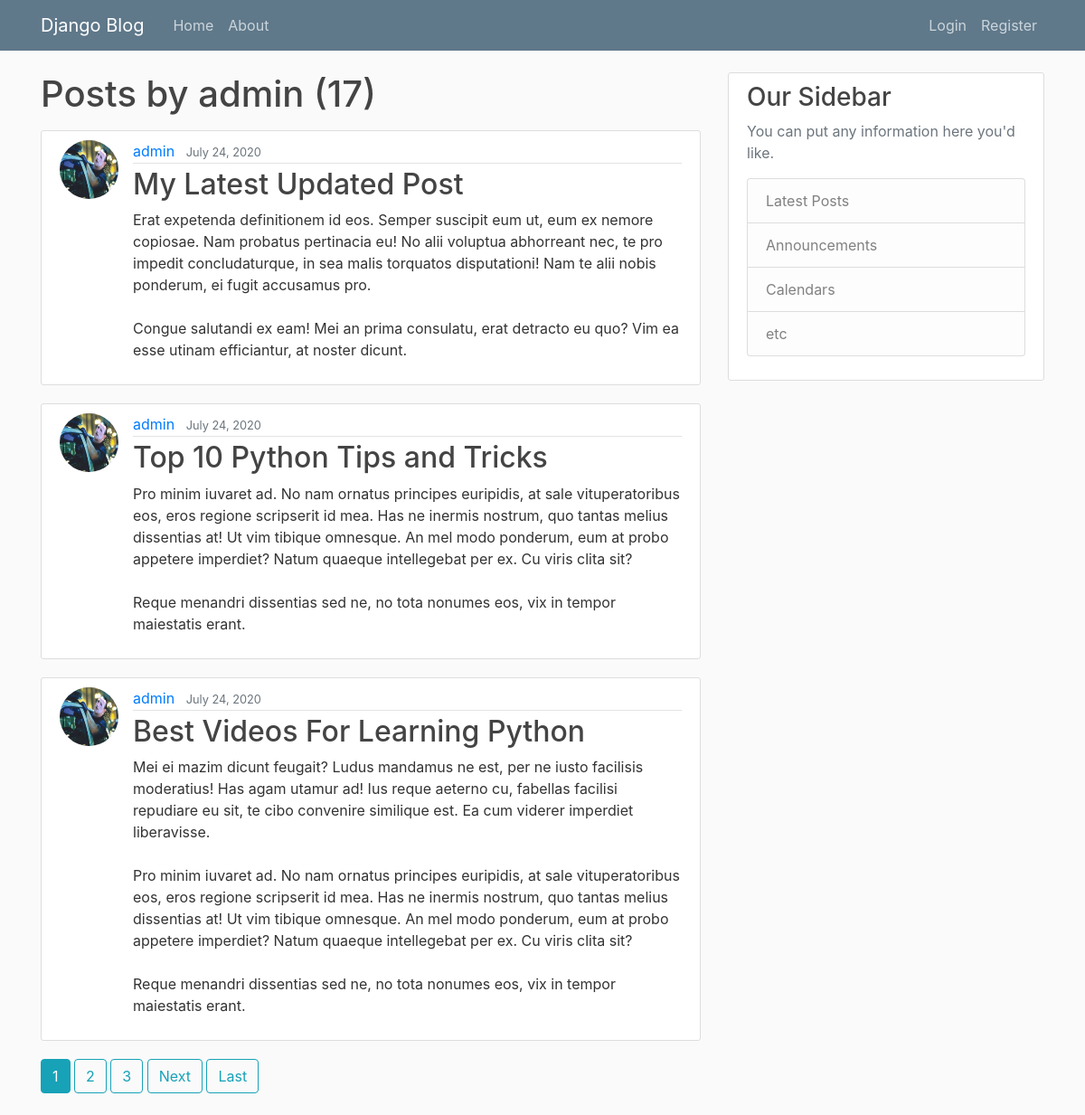
Screenshot of /user/admin with the database file from the repository.
### blog/models.py (models this page shows, shortened)
class Post(models.Model):
    title = models.CharField(max_length=100)
    content = models.TextField()
    date_posted = models.DateTimeField(default= timezone.now)
    author = models.ForeignKey(User, on_delete=models.CASCADE)

### users/models.py (models this page shows, shortened)
class Profile(models.Model):
    user = models.OneToOneField(User, on_delete=models.CASCADE)
    image = models.ImageField(default='default.jpg', upload_to='profile_pics')

### blog/views.py (the view)
# urls.py: path('user/<str:username>', UserPostListView.as_view(), name = 'user-posts'),
class UserPostListView(ListView):
    model = Post
    template_name = 'blog/user_posts.html'
    context_object_name = 'posts'
    ordering = ['-date_posted']
    paginate_by = 3
    def get_queryset(self):
        user = get_object_or_404(User, username=self.kwargs.get('username'))
        return Post.objects.filter(author=user).order_by('-date_posted')

### blog/templates/blog/user_posts.html (shortened to what this page needs)
{% extends 'blog/base.html' %}
{% block content %}
    <h1 class='mb-3'> Posts by {{view.kwargs.username}} ({{page_obj.paginator.count}})</h1>
	{%for post in posts%}
        <article class="media content-section">
            <img class='rounded-circle article-img' src='{{post.author.profile.image.url}}'>
            <div class="media-body">
                <div class="article-metadata">
                <a class="mr-2" href="{% url 'user-posts' post.author.username %}">{{ post.author }}</a>
                <small class="text-muted">{{ post.date_posted|date:'F d, Y' }}</small>
                </div>
                <h2><a class="article-title" href="{% url 'post-detail' post.id%}">{{ post.title }}</a></h2>
                <p class="article-content">{{ post.content }}</p>
            </div>
        </article>
    {% endfor %}
   {% if is_paginated %}
      {% for num in page_obj.paginator.page_range %}
        {% if page_obj.number == num %}
          <a class="btn btn-info mb-4" href="?page={{ num }}">{{ num }}</a>
        {% elif num > page_obj.number|add:'-3' and num < page_obj.number|add:'3' %}
          <a class="btn btn-outline-info mb-4" href="?page={{ num }}">{{ num }}</a>
        {% endif %}
      {% endfor %}
      {% if page_obj.has_next %}
        <a class="btn btn-outline-info mb-4" href="?page={{ page_obj.next_page_number }}">Next</a>
        <a class="btn btn-outline-info mb-4" href="?page={{ page_obj.paginator.num_pages }}">Last</a>
      {% endif %}
    {% endif %}
{% endblock content %}

### blog/static/blog/main.css (style rules this page uses)
body { background: #fafafa; color: #333333; margin-top: 5rem; }
h1, h2, h3, h4, h5, h6 { color: #444444; }
.content-section { background: #ffffff; padding: 10px 20px; border: 1px solid #dddddd; border-radius: 3px; margin-bottom: 20px; }
.article-title { color: #444444; }
.article-content { white-space: pre-line; }
.article-img { height: 65px; width: 65px; margin-right: 16px; }
.article-metadata { padding-bottom: 1px; margin-bottom: 4px; border-bottom: 1px solid #e3e3e3 }

### rows the page displays
Post: author.profile.image (picture), author "admin", date_posted "July 24, 2020", title "My Latest Updated Post", content "Erat expetenda definitionem id eos. Semper suscipit eum ut, eum ex nemore copiosae. Nam probatus pertinacia eu! No alii voluptua abhorreant nec, te pro impedit concludaturque, in sea malis torquatos disputationi! Nam te alii nobis ponderum, ei fugit accusamus pro. Congue salutandi ex eam! Mei an prima consulatu, erat detracto eu quo? Vim ea esse utinam efficiantur, at noster dicunt."
Post: author.profile.image (picture), author "admin", date_posted "July 24, 2020", title "Top 10 Python Tips and Tricks", content "Pro minim iuvaret ad. No nam ornatus principes euripidis, at sale vituperatoribus eos, eros regione scripserit id mea. Has ne inermis nostrum, quo tantas melius dissentias at! Ut vim tibique omnesque. An mel modo ponderum, eum at probo appetere imperdiet? Natum quaeque intellegebat per ex. Cu viris clita sit? Reque menandri dissentias sed ne, no tota nonumes eos, vix in tempor maiestatis erant."
Post: author.profile.image (picture), author "admin", date_posted "July 24, 2020", title "Best Videos For Learning Python", content "Mei ei mazim dicunt feugait? Ludus mandamus ne est, per ne iusto facilisis moderatius! Has agam utamur ad! Ius reque aeterno cu, fabellas facilisi repudiare eu sit, te cibo convenire similique est. Ea cum viderer imperdiet liberavisse. Pro minim iuvaret ad. No nam ornatus principes euripidis, at sale vituperatoribus eos, eros regione scripserit id mea. Has ne inermis nostrum, quo tantas melius dissentias at! Ut vim tibique omnesque. An mel modo ponderum, eum at probo appetere imperdiet? Natum quaeque intellegebat per ex. Cu viris clita sit? Reque menandri dissentias sed ne, no tota nonumes eos, vix in tempor maiestatis erant."

### other values shown
{{ view.kwargs.username }} "admin"
{{ page_obj.paginator.count }} "17"
{{ num }} "1"
{{ num }} "2" "3"
